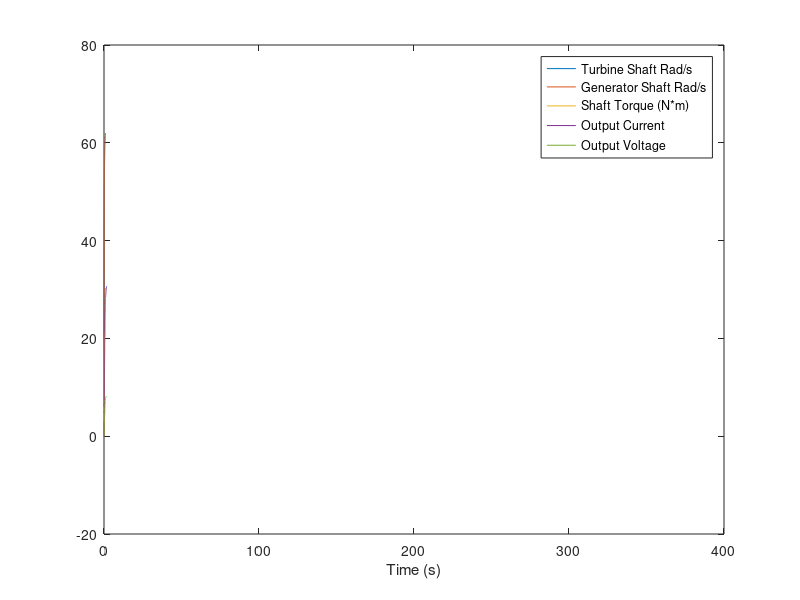

MATLAB code to generate this figure:
clear all
% State variables: w_turb, w_gen, T_k, I_gen
% Generator
J_gen = 0.005; % less than the turbine
k_emf = 0.699; % emf constant from DC-540 generator
L_gen = 0.315;
R_gen = 0.27; %http://forums.pelicanparts.com/porsche-911-technical-forum/199928-alternator-stator-coil-resistance.html
b_gen = 0.35;
R_load = 40.7;
C_gen = 0.005;

% Shaft parameters
G = 80E9; % stainless steel
d = 1/100; % 1cm
l = 0.1; % 10cm
% calculate_k = @(G, d, l) -(((pi * d^4)/32)*G)/l;
K = -785.3982;%calculate_k(G,d,l);

% Penstock Pipe 
head = 50;
pipe_diam = 0.0736;
pipe_length = 50/sin(45);
pipe_area = (pipe_diam/2)^2 * pi;
Rf = (128 * 8.9E-4 * pipe_length) / (pi * pipe_diam^4); 
If = 2 * 1000 * pipe_length / pipe_area;

% Water jet
jet_diam = 0.015;
jet_area = pi*(jet_diam/2)^2;
beta = jet_diam/pipe_diam;
jet_coefficient = 0.97;

mass_turb = 10;
radius_turb = 0.15;
J_turb = 0.5 * mass_turb * radius_turb^2; % approximate as a disc
b_turb = 0.2;

y0 = [0 0 0];

Q = 5.4/1000;

a = [((-2*radius_turb^2*Q*1000)/J_turb - b_turb/J_turb) 0 -1/J_turb 0 0;
    0 -b_gen/J_gen 1/J_gen 0 0;
    -K K 0 0 0;
    0 k_emf/sqrt(2)/L_gen 0 -1/(L_gen) 1/(L_gen * R_load)
    0 0 0 1/C_gen -1/(R_gen * C_gen)];

% todo: adjust R_load based on requirements of electrolyzer

b = [2000*radius_turb*Q*jet_coefficient*sqrt(2*9.8*head)/J_turb; 
    0 
    0 
    -1.4/L_gen/R_load
    0];


c = [1 0 0 0 0
     0 1 0 0 0
     0 0 1 0 0
     0 0 0 1 0
     0 0 0 0 1];
 
d = 0;

sys = ss(a, b, c, d);
dt = 0.001;
t = 0:dt:360;
u = ones(length(t), 1);

simresult = lsim(sys, u, t);
plot(t,simresult)
legend('Turbine Shaft Rad/s', 'Generator Shaft Rad/s', 'Shaft Torque (N*m)','Output Current', 'Output Voltage');
xlabel('Time (s)')

% Calculate volume of H2 produced at each time step
H2 = simresult(:,5) .* simresult(:,4) * (dt /285000 * 8.314 * 298.15 / 101300);
% Integrate
H2 = cumsum(H2);
fprintf('Total volume of H2 produced in %d seconds: %d m^3\r\n',t(end),H2(end))
fprintf('Total volume of O2 produced in %d seconds: %d m^3\r\n',t(end),H2(end)/2)